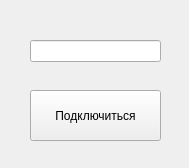
<?xml version="1.0" encoding="UTF-8"?>
<ui version="4.0">
 <class>User</class>
 <widget class="QWidget" name="User">
  <property name="geometry">
   <rect>
    <x>0</x>
    <y>0</y>
    <width>189</width>
    <height>168</height>
   </rect>
  </property>
  <property name="windowTitle">
   <string>Form</string>
  </property>
  <widget class="QPushButton" name="pushButton">
   <property name="geometry">
    <rect>
     <x>30</x>
     <y>90</y>
     <width>131</width>
     <height>51</height>
    </rect>
   </property>
   <property name="text">
    <string>Подключиться</string>
   </property>
  </widget>
  <widget class="QLineEdit" name="lineEdit">
   <property name="geometry">
    <rect>
     <x>30</x>
     <y>40</y>
     <width>131</width>
     <height>22</height>
    </rect>
   </property>
  </widget>
 </widget>
 <resources/>
 <connections/>
</ui>
